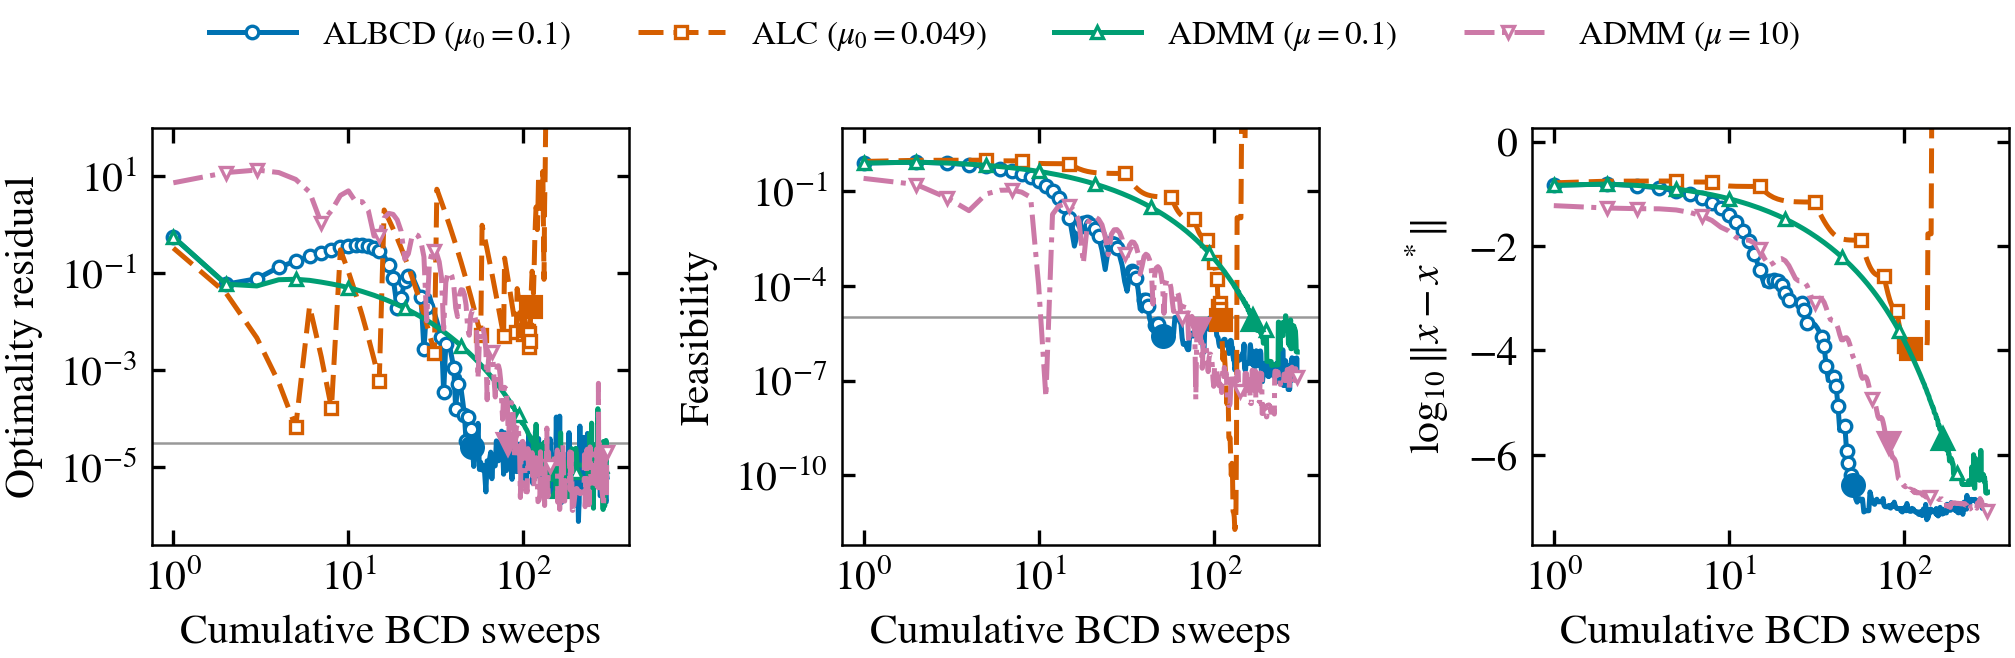

Generate this figure with Python:
"""Plot the fixed-budget ALBCD / ALC / ADMM comparison on the Cessna problem from
cessna_comparison_tight.npz (run cessna_comparison_tight.py first). Writes
fig_cessna_comparison_tight.pdf and .png.

x axis: BCD sweeps, one solve of each block (aero, then structures), so a unit on the axis is the
same work for every method. ALBCD and ADMM run 300 sweeps; ALC runs 160 (cessna_comparison_tight.py
alc --sweeps 160), enough to pass its stopping point and show its divergence, since past it ALC's
block solves run to SLSQP's iteration limit and a 300-sweep ALC run takes hours. Open markers sit on
the sweeps after which ALBCD and ALC update their multipliers (each after an inner loop of one or more
sweeps), up to where their stopping test is met. ADMM updates after every sweep, so its markers are
only evenly spaced labels. A filled marker is where a method's own stopping test is met; the run
continues past it.
Grey lines: the feasibility and optimality tolerances. The y axes are cut off at the top: ALC's
iterates diverge after its weights blow up (values up to 1e30), and its lines leave the plot there.
"""

import os
import numpy as np
import matplotlib.pyplot as plt
from matplotlib.ticker import NullLocator

plt.rcParams.update({"font.family": "STIXGeneral", "mathtext.fontset": "stix", "font.size": 10,
                     "xtick.labelsize": 10, "ytick.labelsize": 10, "legend.fontsize": 8,
                     "axes.linewidth": 0.6, "xtick.direction": "in", "ytick.direction": "in",
                     "xtick.top": True, "ytick.right": True,
                     "ytick.major.size": 3, "xtick.minor.size": 1.5, "ytick.minor.size": 1.5, "pdf.fonttype": 42})

HERE = os.path.dirname(os.path.abspath(__file__))
d = np.load(os.path.join(HERE, "cessna_comparison_tight.npz"))
FEAS_TOL, OPT_TOL = 1e-5, 3e-5  # as in cessna_comparison_tight.py

# Okabe-Ito blue, vermillion, green, reddish purple; (run, label, color, line style, marker, mark the updates)
mu = lambda run: f"{float(d[run + '_mu0']):.2g}"
runs = [("albcd", rf"ALBCD ($\mu_0 = {mu('albcd')}$)", "#0072B2", "-", "o", True),
        ("alc", rf"ALC ($\mu_0 = {mu('alc')}$)", "#D55E00", (0, (5, 2)), "s", True),
        ("admm_small", rf"ADMM ($\mu = {mu('admm_small')}$)", "#009E73", "-", "^", False),
        ("admm_large", rf"ADMM ($\mu = {mu('admm_large')}$)", "#CC79A7", (0, (6, 1.5, 1, 1.5)), "v", False)]

fig, (opt, feas, err) = plt.subplots(1, 3, figsize=(7, 2.1), sharex=True)
for run, label, color, ls, marker, mark_updates in runs:
    sweeps = np.arange(1, int(d[f"{run}_sweeps"]) + 1)
    stop = int(d[f"{run}_stop"])
    updates = d[f"{run}_updates"]
    # ALBCD, ALC: the update sweeps; ADMM: 8 log-spaced sweeps, staggered between the two runs (spacing
    # along the line instead would bunch the markers on the noisy tails)
    shift = 1.5 if run == "admm_large" else 1.0
    every = ([u - 1 for u in updates if not stop or u < stop] if mark_updates else
             list(np.unique(np.round(shift * np.geomspace(1, len(sweeps) / 1.5, 8)).astype(int) - 1)))
    style = dict(color=color, ls=ls, lw=1.2, marker=marker, ms=3, mfc="w", mew=0.8, markevery=every)
    for a, key in ((opt, "opt_history"), (feas, "feas_history"), (err, "error")):
        y = np.log10(d[f"{run}_{key}"]) if a is err else d[f"{run}_{key}"]
        a.plot(sweeps, y, label=label if a is opt else None, **style)
        if stop:  # where the method's own stopping test is met
            a.plot(stop, y[stop - 1], marker=marker, color=color, ms=5, ls="none")

err_top = np.log10(10 * np.linalg.norm(d["ref_x"]))  # ||x - x*|| = 10 ||x*||
for a, label, tol, top in ((opt, "Optimality residual", OPT_TOL, 1e2), (feas, "Feasibility", FEAS_TOL, 1e1),
                           (err, r"$\log_{10}\Vert x - x^*\Vert$", None, err_top)):
    a.set_xscale("log")
    bottom = min(np.nanmin(line.get_ydata()) for line in a.get_lines())
    if a is err:  # err holds log10 values
        a.set_ylim(bottom - np.log10(3), top)  # cut off ALC's divergence
    else:
        a.set_yscale("log")
        a.set_ylim(bottom / 3, top)
    a.xaxis.set_minor_locator(NullLocator())
    a.yaxis.set_minor_locator(NullLocator())
    if tol:
        a.axhline(tol, color="0.6", lw=0.6, zorder=0)
    a.set_ylabel(label)
    a.set_xlabel("Cumulative BCD sweeps")

fig.legend(*opt.get_legend_handles_labels(), loc="lower center", bbox_to_anchor=(0.5, 1.0), ncol=4,
           handlelength=2.6, frameon=False)

fig.tight_layout()
fig.savefig(os.path.join(HERE, "fig_cessna_comparison_tight.pdf"), bbox_inches="tight", pad_inches=0.02)
fig.savefig(os.path.join(HERE, "fig_cessna_comparison_tight.png"), bbox_inches="tight", pad_inches=0.02, dpi=300)
plt.show()
